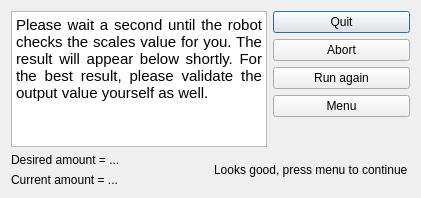
<?xml version="1.0" encoding="UTF-8"?>
<ui version="4.0">
 <class>Dialog</class>
 <widget class="QDialog" name="Dialog">
  <property name="geometry">
   <rect>
    <x>0</x>
    <y>0</y>
    <width>421</width>
    <height>198</height>
   </rect>
  </property>
  <property name="windowTitle">
   <string>Weighing</string>
  </property>
  <layout class="QVBoxLayout" name="verticalLayout_3">
   <item>
    <layout class="QFormLayout" name="formLayout">
     <item row="0" column="0">
      <widget class="QTextBrowser" name="textBrowser">
       <property name="html">
        <string>&lt;!DOCTYPE HTML PUBLIC &quot;-//W3C//DTD HTML 4.0//EN&quot; &quot;http://www.w3.org/TR/REC-html40/strict.dtd&quot;&gt;
&lt;html&gt;&lt;head&gt;&lt;meta name=&quot;qrichtext&quot; content=&quot;1&quot; /&gt;&lt;style type=&quot;text/css&quot;&gt;
p, li { white-space: pre-wrap; }
&lt;/style&gt;&lt;/head&gt;&lt;body style=&quot; font-family:'Ubuntu'; font-size:11pt; font-weight:400; font-style:normal;&quot;&gt;
&lt;p align=&quot;justify&quot; style=&quot; margin-top:0px; margin-bottom:0px; margin-left:0px; margin-right:0px; -qt-block-indent:0; text-indent:0px;&quot;&gt;Please wait a second until the robot checks the scales value for you. The result will appear below shortly. For the best result, please validate the output value yourself as well.&lt;/p&gt;
&lt;p align=&quot;justify&quot; style=&quot;-qt-paragraph-type:empty; margin-top:0px; margin-bottom:0px; margin-left:0px; margin-right:0px; -qt-block-indent:0; text-indent:0px;&quot;&gt;&lt;br /&gt;&lt;/p&gt;&lt;/body&gt;&lt;/html&gt;</string>
       </property>
      </widget>
     </item>
     <item row="0" column="1">
      <layout class="QVBoxLayout" name="verticalLayout">
       <item>
        <widget class="QPushButton" name="quit_pushButton">
         <property name="text">
          <string>Quit</string>
         </property>
        </widget>
       </item>
       <item>
        <widget class="QPushButton" name="abort_pushButton">
         <property name="text">
          <string>Abort</string>
         </property>
        </widget>
       </item>
       <item>
        <widget class="QPushButton" name="again_pushButton">
         <property name="text">
          <string>Run again</string>
         </property>
        </widget>
       </item>
       <item>
        <widget class="QPushButton" name="menu_pushButton">
         <property name="text">
          <string>Menu</string>
         </property>
        </widget>
       </item>
      </layout>
     </item>
    </layout>
   </item>
   <item>
    <layout class="QHBoxLayout" name="horizontalLayout">
     <item>
      <layout class="QVBoxLayout" name="verticalLayout_2">
       <item>
        <widget class="QLabel" name="input_label">
         <property name="text">
          <string>Desired amount = ...</string>
         </property>
        </widget>
       </item>
       <item>
        <widget class="QLabel" name="output_label">
         <property name="text">
          <string>Current amount = ... </string>
         </property>
        </widget>
       </item>
      </layout>
     </item>
     <item>
      <widget class="QLabel" name="status_label">
       <property name="text">
        <string>Looks good, press menu to continue</string>
       </property>
      </widget>
     </item>
    </layout>
   </item>
  </layout>
 </widget>
 <resources/>
 <connections/>
</ui>
